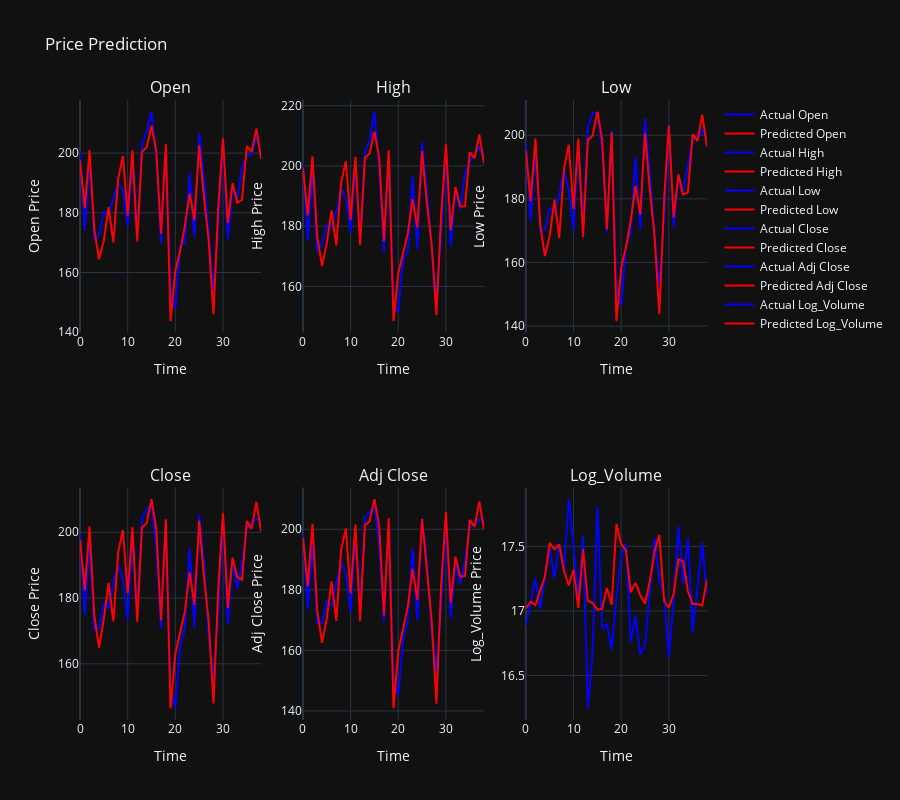

Notebook source saved alongside this figure:
### Code cell
import plotly.graph_objs as go
from plotly.subplots import make_subplots

# Create a subplot with 2 rows and 3 columns
fig = make_subplots(rows=2, cols=3, subplot_titles=apple_scaled_df.columns)

# Plot each column
for i, col in enumerate(apple_scaled_df.columns):
    row = i // 3 + 1
    col_num = i % 3 + 1
    
    fig.add_trace(go.Scatter(
        y=y_test_rescaled[:, i],
        mode='lines',
        name=f'Actual {col}',
        line=dict(color='blue')
    ), row=row, col=col_num)
    
    fig.add_trace(go.Scatter(
        y=predictions[:, i],
        mode='lines',
        name=f'Predicted {col}',
        line=dict(color='red')
    ), row=row, col=col_num)
    
    fig.update_xaxes(title_text='Time', row=row, col=col_num)
    fig.update_yaxes(title_text=f'{col} Price', row=row, col=col_num)

# Update layout
fig.update_layout(
    title='Price Prediction',
    height=800,
    showlegend=True,
    template='plotly_dark'  # Set the template to dark mode
)

# Show plot
fig.show()

### Figure 1 — Plotly figure (JSON) as saved in the notebook; plotly's stock layout.template omitted (floating-point values rounded to 4 significant figures)
{"data": [{"line": {"color": "blue"}, "mode": "lines", "name": "Actual Open", "type": "scatter", "xaxis": "x", "y": [200.4, 174.3, 198.7, 171.2, 172.4, 180.3, 179.7, 184.5, 189.9, 187.7, 175.6, 197.8, 171.8, 203.3, 207.4, 213.9, 198.4, 169.7, 201.9, 152.9, 148.1, 169, 169.7, 193.2, 171.8, 206.8, 191.6, 173.5, 153.1, 175.7, 204.6, 171.2, 188.4, 184.7, 195.3, 199.2, 199.5, 205.5, 200.2], "yaxis": "y"}, {"line": {"color": "red"}, "mode": "lines", "name": "Predicted Open", "type": "scatter", "xaxis": "x", "y": [197.5, 181.6, 201.0, 174.4, 164.4, 170.7, 181.9, 170.1, 191.4, 199.0, 179.1, 201.0, 170.4, 200.4, 201.9, 209.2, 200.7, 172.9, 203.0, 143.8, 160.6, 167.2, 175.6, 186.5, 177.4, 202.7, 185.3, 170.7, 146.0, 181.7, 205.0, 176.6, 190.0, 183.4, 184.4, 202.4, 200.4, 208.2, 198.1], "yaxis": "y"}, {"line": {"color": "blue"}, "mode": "lines", "name": "Actual High", "type": "scatter", "xaxis": "x2", "y": [200.6, 175.1, 199.5, 171.7, 173.9, 180.3, 180.3, 184.9, 192.5, 189.5, 177.9, 201.0, 174.8, 204.4, 208.5, 218.0, 199.3, 171.3, 203.7, 153.7, 151.6, 169.1, 171.4, 196.5, 172.4, 207.8, 191.7, 174.5, 155.9, 177.7, 206.1, 173.3, 192.0, 185.7, 197.7, 201.5, 203.4, 206.4, 203.5], "yaxis": "y2"}, {"line": {"color": "red"}, "mode": "lines", "name": "Predicted High", "type": "scatter", "xaxis": "x2", "y": [199.5, 183.6, 203.1, 176.5, 166.8, 174.3, 185.2, 173.7, 194.3, 201.6, 182.1, 203.1, 173.8, 202.6, 204.1, 211.4, 202.7, 175.1, 205.2, 148.6, 164.4, 170.7, 177.7, 188.9, 179.6, 204.8, 187.7, 174.0, 150.4, 183.8, 207.2, 178.7, 193.0, 186.5, 186.6, 204.6, 202.5, 210.5, 200.8], "yaxis": "y2"}, {"line": {"color": "blue"}, "mode": "lines", "name": "Actual Low", "type": "scatter", "xaxis": "x3", "y": [198.0, 172.9, 197.1, 169.8, 170.3, 177.0, 176.6, 181.2, 188.8, 182.9, 170.3, 197.4, 170.4, 202.7, 207.1, 206.7, 195.3, 169.4, 201.6, 151.5, 146.6, 165.3, 169.5, 193.1, 170.3, 205.1, 188.4, 168.3, 153, 174.0, 203.5, 171.0, 186.9, 182.6, 190.8, 198.8, 198.6, 201.6, 199.4], "yaxis": "y3"}, {"line": {"color": "red"}, "mode": "lines", "name": "Predicted Low", "type": "scatter", "xaxis": "x3", "y": [195.2, 179.3, 199.0, 171.9, 162.0, 168.3, 179.7, 167.7, 189.5, 197.1, 176.8, 198.9, 167.9, 198.4, 199.9, 207.4, 198.6, 170.4, 201.0, 141.6, 158.4, 164.9, 173.1, 184.1, 175.1, 200.6, 183.1, 168.2, 143.7, 179.5, 203.0, 174.2, 187.7, 181.3, 182.1, 200.3, 198.2, 206.5, 196.4], "yaxis": "y3"}, {"line": {"color": "blue"}, "mode": "lines", "name": "Actual Close", "type": "scatter", "xaxis": "x4", "y": [199.5, 175.0, 197.9, 170.4, 170.9, 178.6, 176.8, 184.8, 190.1, 185.7, 173.3, 199.8, 174.7, 204.4, 207.2, 208.4, 195.6, 170.8, 203.2, 152.3, 146.8, 165.5, 170.9, 195.4, 171.1, 205.3, 191.2, 168.5, 154.9, 175.9, 204.5, 172.0, 191.4, 182.8, 191.1, 201.2, 203.1, 204.0, 203.4], "yaxis": "y4"}, {"line": {"color": "red"}, "mode": "lines", "name": "Predicted Close", "type": "scatter", "xaxis": "x4", "y": [197.7, 182.5, 201.8, 174.6, 164.8, 173.6, 184.6, 172.9, 193.9, 200.7, 181.5, 201.5, 172.8, 201.5, 202.8, 210.1, 201.1, 173.1, 204.0, 146.4, 163.1, 169.4, 175.9, 187.8, 177.9, 203.5, 186.7, 172.9, 147.9, 182.7, 205.9, 177.0, 192.2, 186.3, 185.6, 203.4, 201.0, 209.3, 200.3], "yaxis": "y4"}, {"line": {"color": "blue"}, "mode": "lines", "name": "Actual Adj Close", "type": "scatter", "xaxis": "x5", "y": [198.7, 173.6, 197.2, 169.1, 168.9, 176.5, 174.7, 182.6, 189.4, 185.0, 172.6, 199.0, 172.7, 203.6, 205.6, 207.6, 194.8, 169.5, 202.5, 150.5, 145.1, 163.5, 169.6, 193.9, 169.8, 203.7, 189.8, 166.5, 153.1, 174.5, 203.7, 170.7, 189.1, 182.1, 189.6, 200.5, 201.6, 203.2, 202.7], "yaxis": "y5"}, {"line": {"color": "red"}, "mode": "lines", "name": "Predicted Adj Close", "type": "scatter", "xaxis": "x5", "y": [197.4, 181.2, 201.8, 173.1, 162.5, 170.5, 182.8, 169.7, 192.9, 200.3, 178.9, 201.6, 169.7, 201.4, 202.7, 209.9, 201.1, 171.5, 203.7, 140.8, 159.8, 166.6, 174.4, 186.9, 176.6, 203.4, 185.9, 169.9, 142.4, 181.5, 205.6, 175.6, 190.9, 184.4, 184.6, 203.1, 200.9, 209.2, 199.9], "yaxis": "y5"}, {"line": {"color": "blue"}, "mode": "lines", "name": "Actual Log_Volume", "type": "scatter", "xaxis": "x6", "y": [16.88, 17.07, 17.25, 17.02, 17.27, 17.49, 17.25, 17.52, 17.31, 17.87, 17.51, 17.08, 17.58, 16.25, 16.68, 17.8, 16.86, 16.9, 16.7, 17.11, 17.43, 17.52, 16.76, 16.96, 16.66, 16.74, 17.14, 17.56, 17.24, 17.13, 16.64, 17.08, 17.65, 17.21, 17.56, 16.84, 17.18, 17.53, 17.11], "yaxis": "y6"}, {"line": {"color": "red"}, "mode": "lines", "name": "Predicted Log_Volume", "type": "scatter", "xaxis": "x6", "y": [17.02, 17.07, 17.05, 17.16, 17.27, 17.53, 17.48, 17.52, 17.31, 17.2, 17.32, 17.02, 17.48, 17.08, 17.06, 17.01, 17.01, 17.18, 17.05, 17.67, 17.52, 17.47, 17.15, 17.22, 17.12, 17.06, 17.23, 17.46, 17.59, 17.08, 17.02, 17.13, 17.4, 17.39, 17.15, 17.05, 17.05, 17.04, 17.24], "yaxis": "y6"}], "layout": {"annotations": [{"font": {"size": 16}, "showarrow": false, "text": "Open", "x": 0.1444, "xanchor": "center", "xref": "paper", "y": 1, "yanchor": "bottom", "yref": "paper"}, {"font": {"size": 16}, "showarrow": false, "text": "High", "x": 0.5, "xanchor": "center", "xref": "paper", "y": 1, "yanchor": "bottom", "yref": "paper"}, {"font": {"size": 16}, "showarrow": false, "text": "Low", "x": 0.8556, "xanchor": "center", "xref": "paper", "y": 1, "yanchor": "bottom", "yref": "paper"}, {"font": {"size": 16}, "showarrow": false, "text": "Close", "x": 0.1444, "xanchor": "center", "xref": "paper", "y": 0.375, "yanchor": "bottom", "yref": "paper"}, {"font": {"size": 16}, "showarrow": false, "text": "Adj Close", "x": 0.5, "xanchor": "center", "xref": "paper", "y": 0.375, "yanchor": "bottom", "yref": "paper"}, {"font": {"size": 16}, "showarrow": false, "text": "Log_Volume", "x": 0.8556, "xanchor": "center", "xref": "paper", "y": 0.375, "yanchor": "bottom", "yref": "paper"}], "height": 800, "showlegend": true, "title": {"text": "Price Prediction"}, "xaxis": {"anchor": "y", "domain": [0, 0.2889], "title": {"text": "Time"}}, "xaxis2": {"anchor": "y2", "domain": [0.3556, 0.6444], "title": {"text": "Time"}}, "xaxis3": {"anchor": "y3", "domain": [0.7111, 1], "title": {"text": "Time"}}, "xaxis4": {"anchor": "y4", "domain": [0, 0.2889], "title": {"text": "Time"}}, "xaxis5": {"anchor": "y5", "domain": [0.3556, 0.6444], "title": {"text": "Time"}}, "xaxis6": {"anchor": "y6", "domain": [0.7111, 1], "title": {"text": "Time"}}, "yaxis": {"anchor": "x", "domain": [0.625, 1], "title": {"text": "Open Price"}}, "yaxis2": {"anchor": "x2", "domain": [0.625, 1], "title": {"text": "High Price"}}, "yaxis3": {"anchor": "x3", "domain": [0.625, 1], "title": {"text": "Low Price"}}, "yaxis4": {"anchor": "x4", "domain": [0, 0.375], "title": {"text": "Close Price"}}, "yaxis5": {"anchor": "x5", "domain": [0, 0.375], "title": {"text": "Adj Close Price"}}, "yaxis6": {"anchor": "x6", "domain": [0, 0.375], "title": {"text": "Log_Volume Price"}}}}
